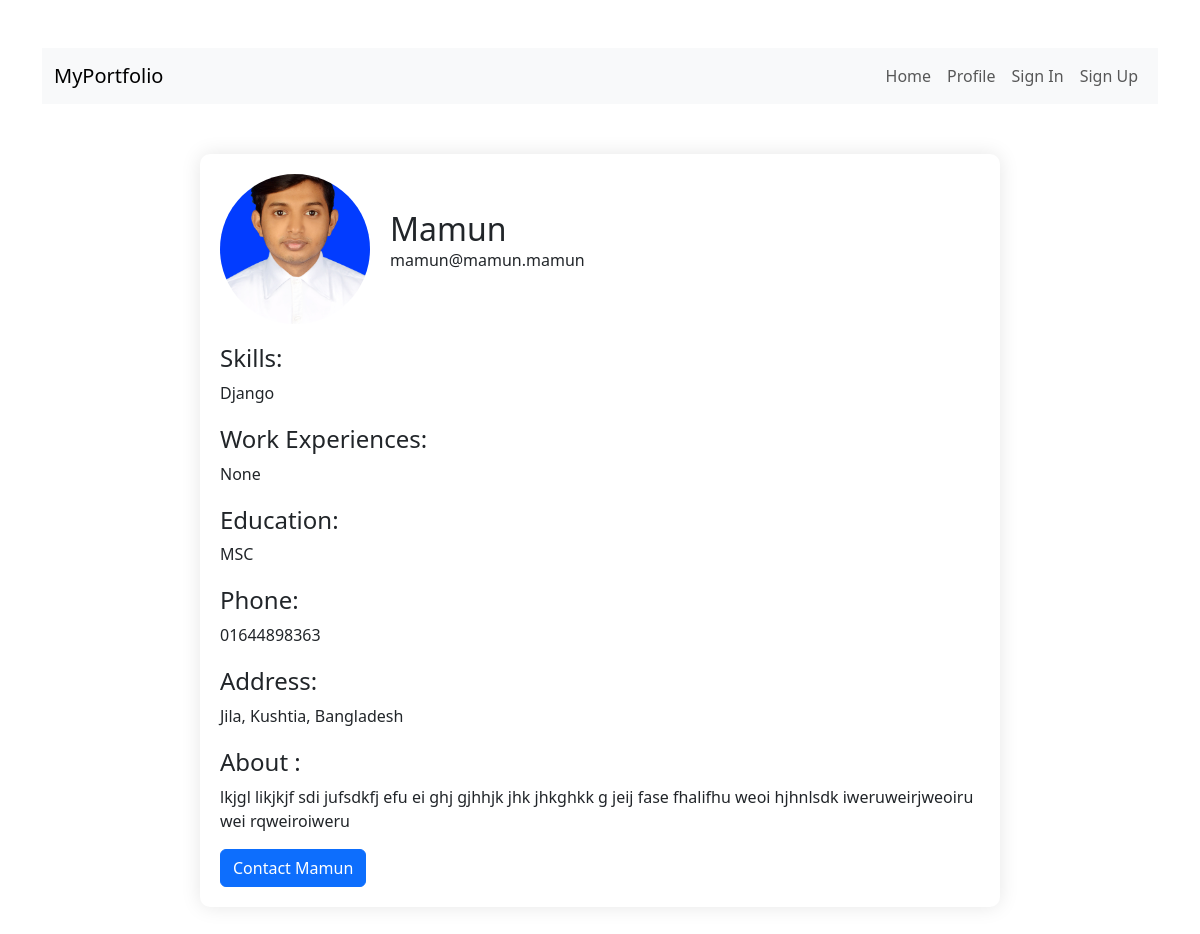
Page /portfolio/2 on the committed database.
### myApp/models.py (models this page shows)
class customuser(AbstractUser):
    full_name= models.CharField(max_length=100,null=True)
    image=models.ImageField(upload_to='static/image')
    skills=models.CharField(max_length=100, null=True)
    work_experience=models.CharField(max_length=100, null=True)
    education=models.CharField(max_length=150, null=True)
    phone= models.CharField(max_length=50, null=True)
    address=models.CharField(max_length=100, null=True)
    city=models.CharField(max_length=100, null=True)
    country=models.CharField(max_length=100, null=True)
    about= models.TextField(null=True, blank=True)

### myProject/views.py (the view)
# urls.py: path('portfolio/<str:myid>',portfolio,name="portfolio"),
def portfolio(request,myid):
    userportfolio=customuser.objects.get(id=myid)
    myDict={
        'userportfolio':userportfolio
    }
    return render(request,'portfolio.html',myDict)

### Template/portfolio.html
{% extends 'index.html' %}
{% block content %}
<div class="container profile-container">
    <div class="profile-header">
        {% if userportfolio.image %}
        <img src="{{ userportfolio.image.url }}" alt="Profile Image">
        {% endif %}
        <div>
            <h2>{{ userportfolio.full_name }}</h2>
            <p>{{ userportfolio.email }}</p>
        </div>
    </div>
    <div class="profile-info">
        <h4>Skills:</h4>
        <p>{{ userportfolio.skills }}</p>
        <h4>Work Experiences:</h4>
        <p>{{ userportfolio.work_experience }}</p>
        <h4>Education:</h4>
        <p>{{ userportfolio.education }}</p>
        <h4>Phone:</h4>
        <p>{{ userportfolio.phone }}</p>
        <h4>Address:</h4>
        <p>{{ userportfolio.address }}, {{ userportfolio.city }}, {{ userportfolio.country }}</p>
        <h4>About :</h4>
        <p>{{ userportfolio.about }}</p>
    </div>
    <div class="contact-button">
        <a href="{% url 'contact_user' userportfolio.id %}" class="btn btn-primary">Contact {{ userportfolio.full_name }}</a>
    </div>
</div>
{% endblock content %}

### Template/index.html (style rules this page uses)
.profile-container { max-width: 800px; margin: 50px auto; background-color: #fff; padding: 20px; border-radius: 10px; box-shadow: 0 0 20px rgba(0, 0, 0, 0.1); }
.profile-header { display: flex; align-items: center; gap: 20px; margin-bottom: 20px; }
.profile-header img { border-radius: 50%; width: 150px; height: 150px; object-fit: cover; }
.profile-header h2 { margin: 0; }
.profile-info h4 { margin-top: 20px; }

### rows in the picture
customuser: image (picture), full_name "Mamun", email "mamun@mamun.mamun", skills "Django", work_experience "None", education "MSC", phone "01644898363", address "Jila", city "Kushtia", country "Bangladesh", about "lkjgl likjkjf sdi jufsdkfj efu ei ghj gjhhjk jhk jhkghkk g jeij fase fhalifhu weoi hjhnlsdk iweruweirjweoiru wei rqweiroiweru"
